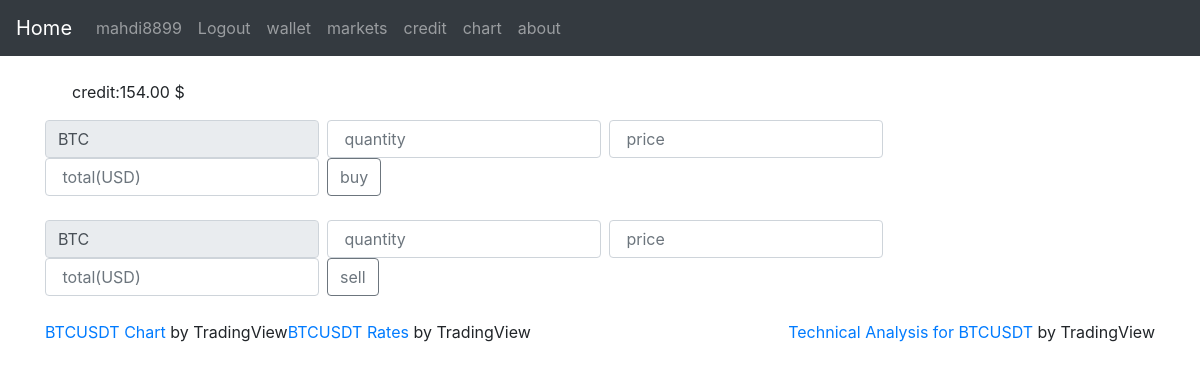
Page /transition.html (signed in) on the earlier database version.
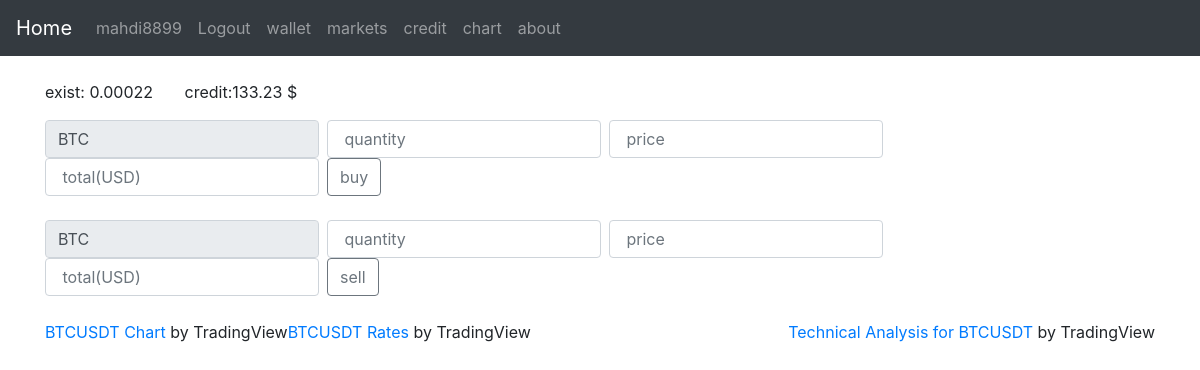
Same page on the later database version.
### app/models.py (models this page shows, shortened)
class Store(models.Model):
    credit = models.DecimalField(max_digits=12, decimal_places=2, default=Decimal('0.00'))
    moneyowner = models.ForeignKey(User, on_delete=models.SET_NULL, null=True, blank=False)
    def __str__(self):
        return str(self.credit)

class Crypto(models.Model):
    ticker = models.CharField(max_length=10)
    quantity = models.DecimalField(max_digits=12, decimal_places=5, default=Decimal('0.0000'))
    owner = models.ForeignKey(User, on_delete=models.SET_NULL, null=True, blank=False)
    def __str__(self):
        return str(self.quantity)

### app/views.py (the view)
# urls.py: path('transition.html', views.transition, name="transition"),
@login_required
def transition(request):
  credit = Store.objects.filter(moneyowner=request.user)
  crypto_quan = Crypto.objects.filter(owner=request.user , ticker = crypto_info[0])
  return render(request, 'app/transition.html', {'credit':credit , 'crypto_info': crypto_info ,'crypto_quan' : crypto_quan} )

### app/templates/app/transition.html (shortened to what this page needs)
{% extends 'app/base.html' %}
{% block content %}
 <p>{% for index in crypto_quan %} exist: {{index}}{% endfor %} &nbsp &nbsp &nbsp  {% for item in credit %}
   credit:{{item}} $
  {% endfor %} <p>
 <form action="{% url 'add_stock' %}" class="form-inline my-2 my-lg-0" method="POST" >
      <input class="form-control mr-sm-2" type="text" value={{crypto_info.0}}  name="ticker" readonly>
      <input required class="form-control mr-sm-2" type="number" min="0.00001" step="0.00001"  placeholder=" quantity" aria-label="Add" name="quantity" id = "quanbuy" onclick="func()" onkeyup="count1_buy()">
      <input required class="form-control mr-sm-2" type="number" min="0.00001" step="0.00001"  placeholder=" price" aria-label="your price" name="price" id = "pricbuy" onclick="func()" onkeyup="count2_buy()">
      <input required class="form-control mr-sm-2" type="number" min="0.00001" step="0.00001"  placeholder=" total(USD)" aria-label="total money" name="totalM" id = "totabuy" onclick="func()" onkeyup="count3_buy()">
      <button class="btn btn-outline-secondary my-2 my-sm-0" type="submit">buy</button>
    </form>
<form action="{% url 'delete_stock' %}" class="form-inline my-2 my-lg-0" method="POST">
      <input class="form-control mr-sm-2" type="text" value={{crypto_info.0}} name="ticker" readonly>
      <input required class="form-control mr-sm-2" type="number" min="0.00001" step="0.00001"  placeholder=" quantity" aria-label="sell" name="quantity" id = "quansell" onclick="func()" onkeyup="count1_sell()" >
      <input required class="form-control mr-sm-2" type="number" min="0.00001" step="0.00001"  placeholder=" price" aria-label="your price" name="price" id = "pricsell" onclick="func()" onkeyup="count2_sell()" >
      <input required class="form-control mr-sm-2" type="number" min="0.00001" step="0.00001"  placeholder=" total(USD)" aria-label="total money" name="totalM" id = "totasell" onclick="func()" onkeyup="count3_sell()">
      <button class="btn btn-outline-secondary my-2 my-sm-0" type="submit">sell</button>
    </form>
<br/>
<div class="tradingview-widget-container" style="float: left;">
  <div class="tradingview-widget-copyright"><a href="https://www.tradingview.com/symbols/BTCUSD/?exchange=BINANCE" rel="noopener" target="_blank"><span class="blue-text">BTCUSDT Chart</span></a> by TradingView</div>
</div>
<div class="tradingview-widget-container" style="float: right;">
  <div class="tradingview-widget-copyright"><a href="https://www.tradingview.com/symbols/BTCUSD/technicals/" rel="noopener" target="_blank"><span class="blue-text">Technical Analysis for BTCUSDT</span></a> by TradingView</div>
</div>
<div class="tradingview-widget-container">
  <div class="tradingview-widget-copyright"><a href="https://www.tradingview.com/symbols/BTCUSD/?exchange=BINANCE" rel="noopener" target="_blank"><span class="blue-text">BTCUSDT Rates</span></a> by TradingView</div>
</div>
{% endblock %}

Differences in the rows shown:
added Crypto: quantity "0.00022"
changed Store: credit "154.00" → "133.23"
